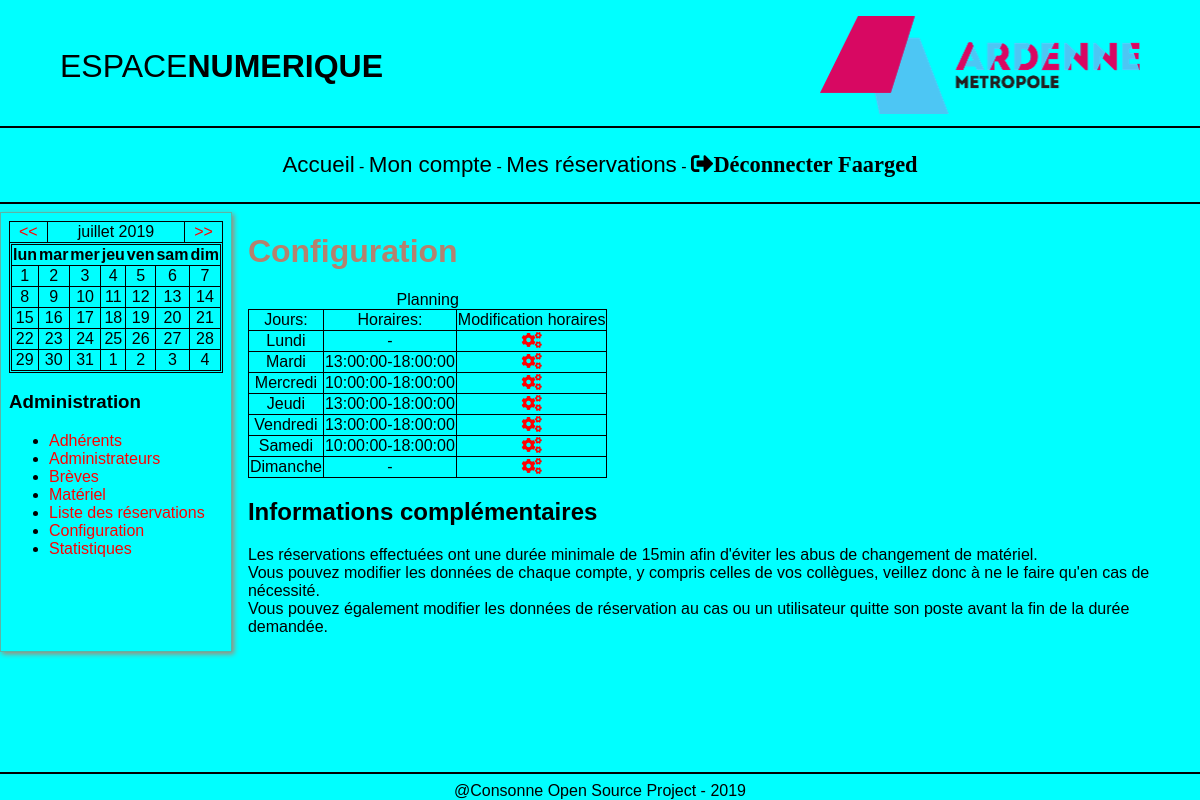
The app's page /configuration.php (signed in) with its own data.
### tables this page shows
CREATE TABLE `configuration` (
  `id_config` int(11) NOT NULL,
  `jour` varchar(50) NOT NULL,
  `ouverture` time DEFAULT NULL,
  `fermeture` time DEFAULT NULL
);

### php/requetes/horaires.php (called while the page is built)
<?php
require "php/connex_bdd.php";
$reponse = $bdd->prepare('SELECT * FROM configuration');
$reponse->execute();
?>

### configuration.php (the view, shortened to what this page needs)
<?php
if ($_SESSION['statut'] == 'administrateur'){
?>
<!DOCTYPE html>
<html lang="fr">
  <head>
    <link rel="stylesheet" href="css/fontawesome-5.9.0/css/all.min.css">
    <link rel="stylesheet" href="css/main.css">
  </head>
  <body>
    <?php include 'header.php'; ?>
    <div class="corps">
      <?php include 'navadmin.php'; ?>
      <div class="contenu">
        <div>
          <h1>Configuration</h1>
          <table>
            <caption>Planning</caption>
            <tr>
              <td>Jours:</td>
              <td>Horaires:</td>
              <td>Modification horaires</td>
            </tr>
            <?php include 'php/requetes/horaires.php';
              while ($donnees = $reponse->fetch()){ ?>
            <tr>
              <td><?php echo $donnees['jour']; ?></td>
              <td><?php echo $donnees['ouverture']."-".$donnees['fermeture']; ?></td>
              <td><a href="edit_config.php?id=<?php echo $donnees['id_config']; ?>"><i class="fas fa-cogs"></i></a></td>
            </tr>
            <?php } ?>
          </table>
        </div>
        <div class="info_complementaires">
          <h2>Informations complémentaires</h2>
          <p>
            Les réservations effectuées ont une durée minimale de 15min
            afin d'éviter les abus de changement de matériel.<br>
            Vous pouvez modifier les données de chaque compte, y compris
            celles de vos collègues, veillez donc à ne le faire qu'en cas de nécessité.<br>
            Vous pouvez également modifier les données de réservation au cas ou un
            utilisateur quitte son poste avant la fin de la durée demandée.
          </p>
        </div>
      </div>
    </div>
    <?php include 'footer.php'; ?>
  </body>
</html>
<?php } else {
  header("Location: index.php");
 } ?>

### css/main.css (style rules this page uses)
html { margin: 0; padding: 0; box-sizing: border-box; font-family: 'Arial', sans-serif; }
body { background-color: #00FFFF; margin: 0px; display: flex; flex-direction: column; }
a { text-decoration: none; color: red }
h1 { color: #B3826F; }
html, body { height: 100%; padding: 0; margin: 0; }
.corps { display: flex; flex-flow: row wrap; }
.contenu { padding-left: 1em; padding-right: 0.5em; display: flex; flex: 1; flex-flow: column; }
table, tr, td { border-collapse: collapse; text-align: center; border: solid 1px black; }

### records on screen
configuration: jour "Lundi"
configuration: jour "Mardi", ouverture "13:00:00", fermeture "18:00:00"
configuration: jour "Mercredi", ouverture "10:00:00", fermeture "18:00:00"
configuration: jour "Jeudi", ouverture "13:00:00", fermeture "18:00:00"
configuration: jour "Vendredi", ouverture "13:00:00", fermeture "18:00:00"
configuration: jour "Samedi", ouverture "10:00:00", fermeture "18:00:00"
configuration: jour "Dimanche"

### other values on screen
$_SESSION['pseudo'] "Faarged"
$texte "<< juillet 2019 >> lun mar mer jeu ven sam dim"
$jour "6"
$jour "1"
$jour "2"
$jour "3"
$jour "4"
